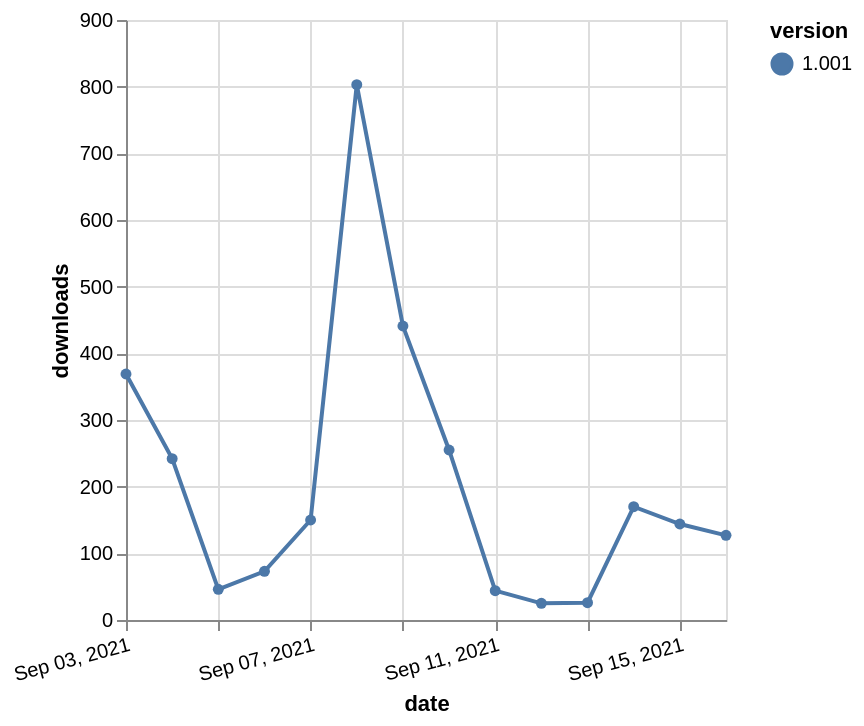

Vega-Lite specification stored for this chart:
### Vega-Lite specification from a JSON file in a GitHub repository (floating-point values rounded to 4 significant figures)
{"$schema": "https://vega.github.io/schema/vega-lite/v5.json", "description": "A simple bar chart with embedded data.", "data": {"values": [{"date": "2021-09-03", "total": 173011, "delta": 369, "version": "1.001"}, {"date": "2021-09-04", "total": 173253, "delta": 242, "version": "1.001"}, {"date": "2021-09-05", "total": 173299, "delta": 46, "version": "1.001"}, {"date": "2021-09-06", "total": 173372, "delta": 73, "version": "1.001"}, {"date": "2021-09-07", "total": 173522, "delta": 150, "version": "1.001"}, {"date": "2021-09-08", "total": 174325, "delta": 803, "version": "1.001"}, {"date": "2021-09-09", "total": 174766, "delta": 441, "version": "1.001"}, {"date": "2021-09-10", "total": 175021, "delta": 255, "version": "1.001"}, {"date": "2021-09-11", "total": 175065, "delta": 44, "version": "1.001"}, {"date": "2021-09-12", "total": 175090, "delta": 25, "version": "1.001"}, {"date": "2021-09-13", "total": 175116, "delta": 26, "version": "1.001"}, {"date": "2021-09-14", "total": 175286, "delta": 170, "version": "1.001"}, {"date": "2021-09-15", "total": 175430, "delta": 144, "version": "1.001"}, {"date": "2021-09-16", "total": 175557, "delta": 127, "version": "1.001"}]}, "width": "container", "mark": {"type": "line", "point": {"filled": true}}, "encoding": {"x": {"field": "date", "type": "temporal", "timeUnit": "yearmonthdate", "title": "date", "axis": {"labelAngle": -15}}, "y": {"field": "delta", "type": "quantitative", "title": "downloads"}, "color": {"field": "version", "type": "nominal"}, "tooltip": {"field": "delta"}}}
